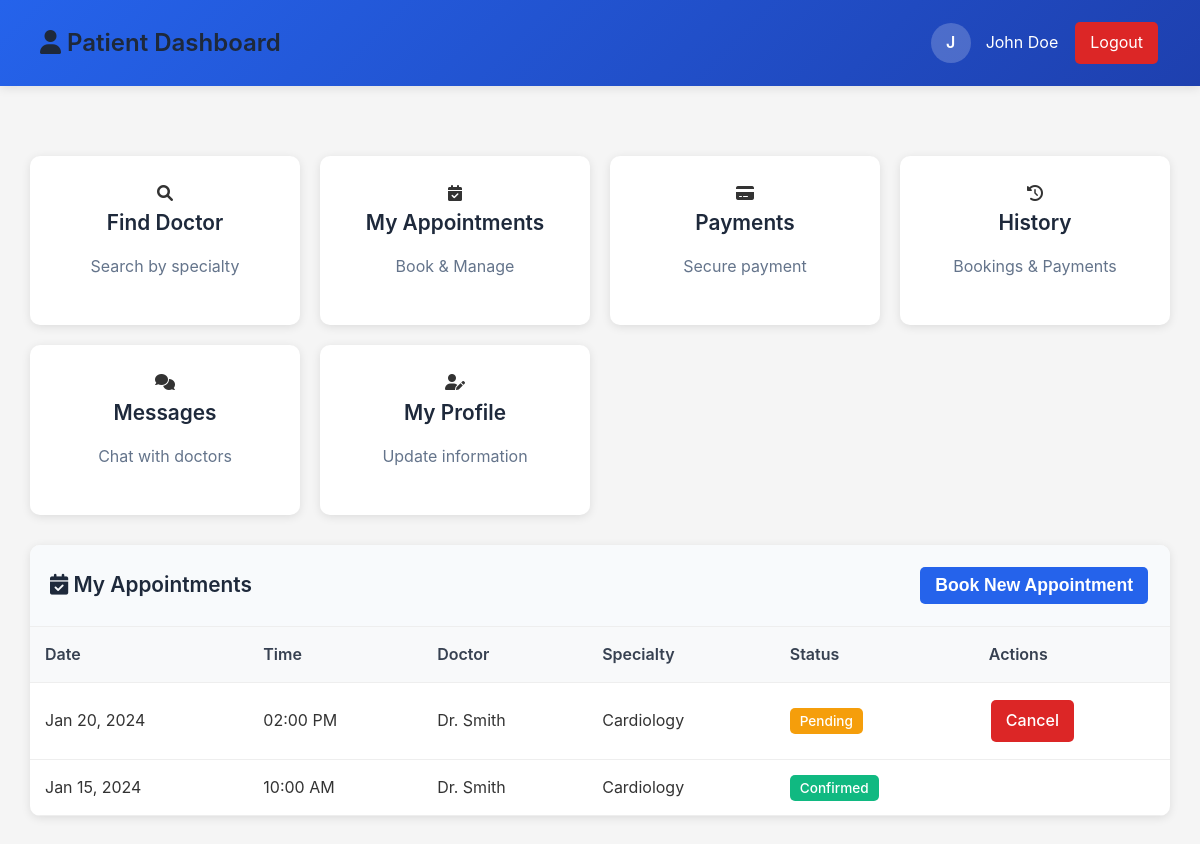
The app's page /dashboard-patient.php (signed in) with its own data.
### tables this page shows
CREATE TABLE appointments (
    id INT PRIMARY KEY AUTO_INCREMENT,
    patient_id INT NOT NULL,
    doctor_id INT NOT NULL,
    appointment_date DATE NOT NULL,
    appointment_time TIME NOT NULL,
    status ENUM('pending', 'confirmed', 'completed', 'cancelled', 'no_show') DEFAULT 'pending',
    reason TEXT,
    notes TEXT,
    created_at TIMESTAMP DEFAULT CURRENT_TIMESTAMP,
    updated_at TIMESTAMP DEFAULT CURRENT_TIMESTAMP ON UPDATE CURRENT_TIMESTAMP,
    FOREIGN KEY (patient_id) REFERENCES patients(id) ON DELETE CASCADE,
    FOREIGN KEY (doctor_id) REFERENCES doctors(id) ON DELETE CASCADE
);

CREATE TABLE users (
    id INT PRIMARY KEY AUTO_INCREMENT,
    name VARCHAR(100) NOT NULL,
    email VARCHAR(100) UNIQUE NOT NULL,
    phone VARCHAR(20),
    password_hash VARCHAR(255) NOT NULL,
    role ENUM('admin', 'doctor', 'patient', 'manager') NOT NULL,
    status ENUM('active', 'inactive', 'suspended') DEFAULT 'active',
    created_at TIMESTAMP DEFAULT CURRENT_TIMESTAMP,
    updated_at TIMESTAMP DEFAULT CURRENT_TIMESTAMP ON UPDATE CURRENT_TIMESTAMP
);

CREATE TABLE doctors (
    id INT PRIMARY KEY AUTO_INCREMENT,
    user_id INT NOT NULL,
    specialty VARCHAR(100) NOT NULL,
    license_number VARCHAR(50) UNIQUE NOT NULL,
    experience_years INT DEFAULT 0,
    consultation_fee DECIMAL(10,2) DEFAULT 0.00,
    bio TEXT,
    photo_path VARCHAR(500),
    photo_filename VARCHAR(255),
    photo_size INT,
    photo_type VARCHAR(100),
    status ENUM('pending', 'approved', 'rejected') DEFAULT 'pending',
    approved_by INT NULL,
    approved_at TIMESTAMP NULL,
    rejected_by INT NULL,
    rejected_at TIMESTAMP NULL,
    rejection_reason TEXT,
    created_at TIMESTAMP DEFAULT CURRENT_TIMESTAMP,
    updated_at TIMESTAMP DEFAULT CURRENT_TIMESTAMP ON UPDATE CURRENT_TIMESTAMP,
    FOREIGN KEY (user_id) REFERENCES users(id) ON DELETE CASCADE,
    FOREIGN KEY (approved_by) REFERENCES users(id) ON DELETE SET NULL,
    FOREIGN KEY (rejected_by) REFERENCES users(id) ON DELETE SET NULL
);

### includes/auth-check.php (called while the page is built, shortened)
<?php
function getCurrentUser() {
    return [
        'id' => $_SESSION['user_id'] ?? null,
        'name' => $_SESSION['user_name'] ?? '',
        'email' => $_SESSION['user_email'] ?? '',
        'role' => $_SESSION['user_role'] ?? '',
        'phone' => $_SESSION['user_phone'] ?? ''
    ];
}
?>

### dashboard-patient.php (the view, shortened to what this page needs)
<?php
require_once 'includes/auth-check.php';
$currentUser = getCurrentUser();
try {
    $db = new Database();
    $conn = $db->getConnection();
    $stmt = $conn->prepare("SELECT id FROM patients WHERE user_id = ?");
    $stmt->execute([$_SESSION['user_id']]);
    $patientInfo = $stmt->fetch();
    $patientId = $patientInfo ? $patientInfo['id'] : null;
    $appointments = [];
    if ($patientId) {
        $stmt = $conn->prepare("
            SELECT a.id, a.appointment_date, a.appointment_time, a.status, a.reason,
                   u.name as doctor_name, d.specialty, d.consultation_fee
            FROM appointments a
            JOIN doctors d ON a.doctor_id = d.id
            JOIN users u ON d.user_id = u.id
            WHERE a.patient_id = ?
            ORDER BY a.appointment_date DESC, a.appointment_time DESC
            LIMIT 20
        ");
        $stmt->execute([$patientId]);
        $appointments = $stmt->fetchAll();
    }
} catch (Exception $e) {
    $error = 'Database error: ' . $e->getMessage();
}
?>
<!DOCTYPE html>
<html lang="en">
<head>
    <link rel="stylesheet" href="css/style.css">
    <link href="https://cdnjs.cloudflare.com/ajax/libs/font-awesome/6.0.0/css/all.min.css" rel="stylesheet">
</head>
<body>
    <div class="dashboard-header">
        <div class="dashboard-nav">
            <div class="dashboard-title">
                <i class="fas fa-user"></i> Patient Dashboard
            </div>
            <div class="user-info">
                <div class="user-avatar"><?php echo strtoupper(substr($currentUser['name'], 0, 1)); ?></div>
                <span><?php echo htmlspecialchars($currentUser['name']); ?></span>
                <a href="auth-process.php?action=logout" class="btn" style="background: #dc2626; color: white; padding: 8px 15px; text-decoration: none; border-radius: 5px;">Logout</a>
            </div>
        </div>
    </div>
    <div class="dashboard-content">
        <div class="dashboard-grid">
            <div class="dashboard-card" style="cursor: pointer;" onclick="showSection('find-doctor')">
                <i class="fas fa-search"></i>
                <h3>Find Doctor</h3>
                <p>Search by specialty</p>
            </div>
            <div class="dashboard-card" style="cursor: pointer;" onclick="showSection('appointments')">
                <i class="fas fa-calendar-check"></i>
                <h3>My Appointments</h3>
                <p>Book & Manage</p>
            </div>
            <div class="dashboard-card" style="cursor: pointer;" onclick="showSection('payments')">
                <i class="fas fa-credit-card"></i>
                <h3>Payments</h3>
                <p>Secure payment</p>
            </div>
            <div class="dashboard-card" style="cursor: pointer;" onclick="showSection('history')">
                <i class="fas fa-history"></i>
                <h3>History</h3>
                <p>Bookings & Payments</p>
            </div>
            <div class="dashboard-card" style="cursor: pointer;" onclick="showSection('messages')">
                <i class="fas fa-comments"></i>
                <h3>Messages</h3>
                <p>Chat with doctors</p>
            </div>
            <div class="dashboard-card" style="cursor: pointer;" onclick="showSection('profile')">
                <i class="fas fa-user-edit"></i>
                <h3>My Profile</h3>
                <p>Update information</p>
            </div>
        </div>
        <div id="appointments-section" class="data-table" style="display: block;">
            <div class="table-header" style="display: flex; justify-content: space-between; align-items: center; padding: 20px;">
                <h3 style="margin: 0;"><i class="fas fa-calendar-check"></i> My Appointments</h3>
                <button class="btn btn-primary" onclick="showBookingForm()">Book New Appointment</button>
            </div>
            <div class="table-content" style="overflow-x: auto;">
                <table>
                    <thead>
                        <tr>
                            <th>Date</th>
                            <th>Time</th>
                            <th>Doctor</th>
                            <th>Specialty</th>
                            <th>Status</th>
                            <th>Actions</th>
                        </tr>
                    </thead>
                    <tbody>
                        <?php if (empty($appointments)): ?>
                            <tr>
                                <td colspan="6" style="text-align: center; padding: 30px; color: #999;">
                                    No appointments yet. <a href="#" onclick="showBookingForm(); return false;" style="color: #2563eb; text-decoration: underline;">Book one now!</a>
                                </td>
                            </tr>
                        <?php else: ?>
                            <?php foreach ($appointments as $apt): ?>
                                <tr>
                                    <td><?php echo date('M d, Y', strtotime($apt['appointment_date'])); ?></td>
                                    <td><?php echo date('h:i A', strtotime($apt['appointment_time'])); ?></td>
                                    <td><?php echo htmlspecialchars($apt['doctor_name']); ?></td>
                                    <td><?php echo htmlspecialchars($apt['specialty']); ?></td>
                                    <td>
                                        <span class="status-badge status-<?php echo $apt['status']; ?>">
                                            <?php echo ucfirst($apt['status']); ?>
                                        </span>
                                    </td>
                                    <td>
                                        <?php if ($apt['status'] === 'pending'): ?>
                                            <a href="appointment-action.php?action=cancel&id=<?php echo $apt['id']; ?>" class="btn btn-danger">Cancel</a>
                                        <?php endif; ?>
                                    </td>
                                </tr>
                            <?php endforeach; ?>
                        <?php endif; ?>
                    </tbody>
                </table>
            </div>
        </div>
    </div>
</body>
</html>

### css/style.css (style rules this page uses)
* { margin: 0; padding: 0; box-sizing: border-box; }
body { font-family: 'Inter', sans-serif; line-height: 1.6; color: #333; background-color: #f8fafc; }
.btn-primary, .btn-secondary { padding: 15px 30px; border: none; border-radius: 10px; font-size: 1.1rem; font-weight: 600; cursor: pointer; transition: all 0.3s ease; }
.btn-primary { background: #fff; color: #2563eb; }
.dashboard-header { background: white; padding: 30px 0; box-shadow: 0 2px 10px rgba(0, 0, 0, 0.1); margin-bottom: 40px; }
.dashboard-nav { display: flex; justify-content: space-between; align-items: center; max-width: 1200px; margin: 0 auto; padding: 0 20px; }
.dashboard-title { font-size: 2rem; font-weight: 700; color: #1e293b; }
.user-info { display: flex; align-items: center; gap: 15px; }
.user-avatar { width: 40px; height: 40px; background: #2563eb; color: white; border-radius: 50%; display: flex; align-items: center; justify-content: center; font-weight: 600; }
.dashboard-content { max-width: 1200px; margin: 0 auto; padding: 0 20px; }
.dashboard-grid { display: grid; grid-template-columns: repeat(auto-fit, minmax(300px, 1fr)); gap: 30px; margin-bottom: 40px; }
.dashboard-card { background: white; padding: 30px; border-radius: 15px; box-shadow: 0 5px 15px rgba(0, 0, 0, 0.08); transition: transform 0.3s ease; }
.dashboard-card h3 { font-size: 1.3rem; font-weight: 600; margin-bottom: 15px; color: #1e293b; }
.dashboard-card p { color: #64748b; margin-bottom: 20px; }
.data-table { background: white; border-radius: 15px; overflow: hidden; box-shadow: 0 5px 15px rgba(0, 0, 0, 0.08); }
.table-header { background: #f8fafc; padding: 20px 30px; border-bottom: 1px solid #e5e7eb; }
.table-header h3 { color: #1e293b; font-size: 1.3rem; font-weight: 600; }
.table-content { overflow-x: auto; }
table { width: 100%; border-collapse: collapse; }
th, td { padding: 15px 20px; text-align: left; border-bottom: 1px solid #e5e7eb; }
th { background: #f8fafc; font-weight: 600; color: #374151; }
.btn-danger { background: #dc2626; color: white; border: none; padding: 12px 24px; border-radius: 8px; font-weight: 500; cursor: pointer; transition: background 0.3s ease; }
.status-badge { padding: 6px 12px; border-radius: 20px; font-size: 0.8rem; font-weight: 500; }
.status-pending { background: #fef3c7; color: #92400e; }
.status-confirmed { background: #d1fae5; color: #065f46; }

### dashboard-patient.php (style rules this page uses)
* { box-sizing: border-box; }
body { font-family: -apple-system, BlinkMacSystemFont, 'Segoe UI', Roboto, Oxygen, Ubuntu, Cantarell, sans-serif; margin: 0; padding: 0; background: #f5f5f5; }
.dashboard-header { background: linear-gradient(135deg, #2563eb 0%, #1e40af 100%); color: white; padding: 20px; }
.dashboard-nav { display: flex; justify-content: space-between; align-items: center; }
.dashboard-title { font-size: 1.5rem; font-weight: 600; }
.user-info { display: flex; align-items: center; gap: 15px; }
.user-avatar { width: 40px; height: 40px; border-radius: 50%; background: rgba(255,255,255,0.2); display: flex; align-items: center; justify-content: center; font-weight: 600; }
.dashboard-content { padding: 30px; max-width: 1400px; margin: 0 auto; }
.dashboard-card { background: white; padding: 25px; border-radius: 10px; box-shadow: 0 2px 10px rgba(0,0,0,0.1); text-align: center; }
.dashboard-grid { display: grid; grid-template-columns: repeat(auto-fit, minmax(250px, 1fr)); gap: 20px; margin-bottom: 30px; }
.data-table { background: white; border-radius: 10px; box-shadow: 0 2px 10px rgba(0,0,0,0.1); overflow: hidden; }
.table-header { padding: 20px; border-bottom: 1px solid #eee; }
table { width: 100%; border-collapse: collapse; }
th, td { padding: 15px; text-align: left; border-bottom: 1px solid #eee; }
th { background: #f8f9fa; font-weight: 600; }
.btn { padding: 8px 15px; border: none; border-radius: 5px; text-decoration: none; display: inline-block; margin: 2px; }
.btn-primary { background: #2563eb; color: white; }
.btn-danger { background: #dc2626; color: white; }
.status-badge { padding: 5px 10px; border-radius: 5px; font-size: 0.85rem; }
.status-pending { background: #f59e0b; color: white; }
.status-confirmed { background: #10b981; color: white; }

### records on screen
appointments: appointment_date "Jan 20, 2024", appointment_time "02:00 PM", users.name "Dr. Smith", doctor.specialty "Cardiology", status "Pending"
appointments: appointment_date "Jan 15, 2024", appointment_time "10:00 AM", users.name "Dr. Smith", doctor.specialty "Cardiology", status "Confirmed"

### other values on screen
substr($currentUser['name'], 0, 1) "J"
$currentUser['name'] "John Doe"
